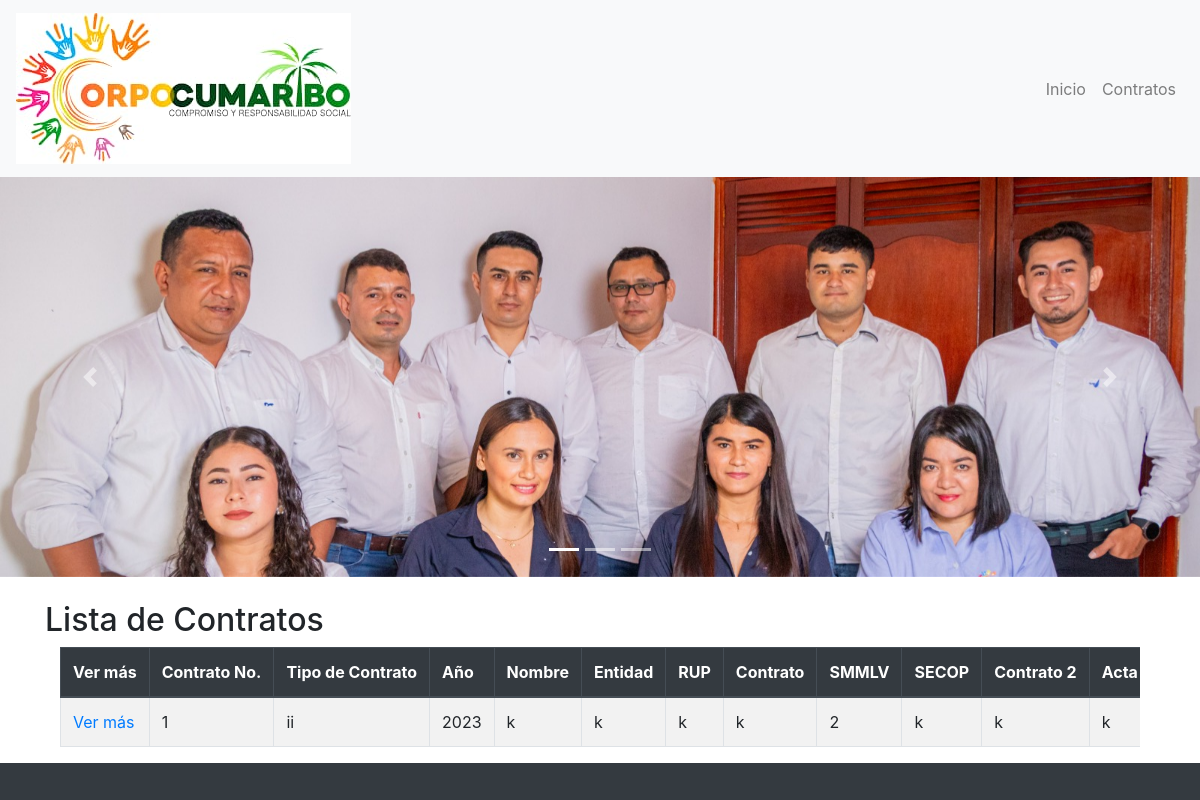
Before: /contratos with the older database file.
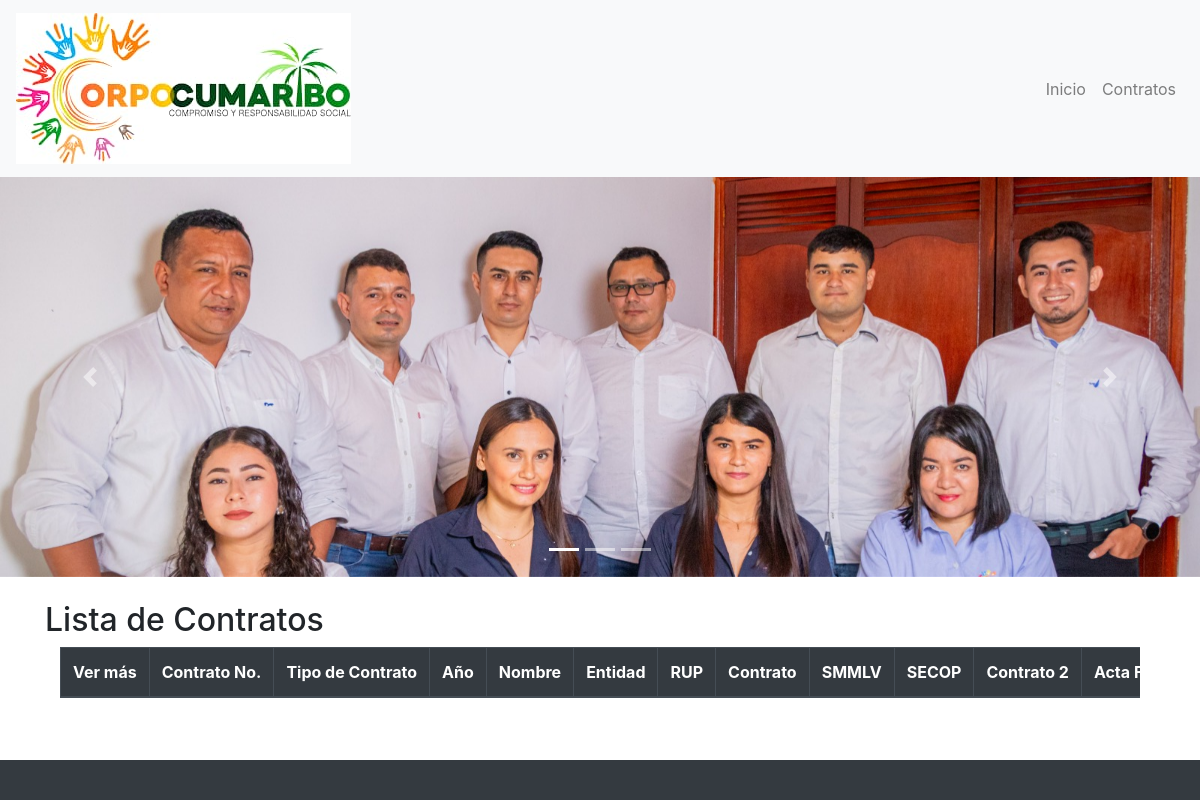
After: the same page with the newer database file.
### contratos/models.py (models this page shows, shortened)
class Contrato(models.Model):
    ANO = models.CharField(max_length=4, blank=True, null=True)  # cambiado a CharField
    contrato_no = models.CharField(max_length=100, blank=True, null=True)
    tipo_de_contrato = models.CharField(max_length=100, blank=True, null=True)
    nombre = models.CharField(max_length=255, blank=True, null=True)
    entidad = models.CharField(max_length=255, blank=True, null=True)
    rup = models.CharField(max_length=100, blank=True, null=True)
    contrato = models.CharField(max_length=100, blank=True, null=True)
    smmlv = models.CharField(max_length=20, blank=True, null=True)
    secop = models.CharField(max_length=100, blank=True, null=True)
    contrato2 = models.CharField(max_length=100, blank=True, null=True)
    acta_inicial = models.CharField(max_length=100, blank=True, null=True)
    acta_final = models.CharField(max_length=100, blank=True, null=True)
    objeto = models.TextField(blank=True, null=True)
    fecha_inicio = models.CharField(max_length=100, blank=True, null=True)
    fecha_final = models.CharField(max_length=100, blank=True, null=True)
    valor = models.CharField(max_length=20, blank=True, null=True)
    smmlv3 = models.CharField(max_length=20, blank=True, null=True)
    adicion = models.CharField(max_length=20, blank=True, null=True)
    part_porc = models.CharField(max_length=10, blank=True, null=True, verbose_name="Part. %")
    valor_total = models.CharField(max_length=20, blank=True, null=True)
    smmlv4 = models.CharField(max_length=20, blank=True, null=True)
    is_visible = models.BooleanField(default=True)
    created = models.DateTimeField(auto_now_add=True)
    class Meta:
        verbose_name = "Contrato"
        verbose_name_plural = "Contratos"
        ordering = ['-ANO']

### contratos/views.py (the view)
# urls.py: path('contratos', lista_contratos, name='contratos'),
def lista_contratos(request):
    contratos = Contrato.objects.filter(is_visible=True)
    return render(request, 'contratos.html', {'contratos': contratos})

### templates/contratos.html (shortened to what this page needs)
{% extends 'base.html' %}
{% block content %}
<h2>Lista de Contratos</h2>
<div class="container">
    <div class="table-responsive" style="overflow-x: scroll; white-space: nowrap;">
        <table class="table table-bordered table-striped" style="min-width: 1500px;">
            <thead class="thead-dark">
                <tr>
                    <th>Ver más</th>
                    <th>Contrato No.</th>
                    <th>Tipo de Contrato</th>
                    <th>Año</th>
                    <th>Nombre</th>
                    <th>Entidad</th>
                    <th>RUP</th>
                    <th>Contrato</th>
                    <th>SMMLV</th>
                    <th>SECOP</th>
                    <th>Contrato 2</th>
                    <th>Acta Final</th>
                </tr>
            </thead>
            <tbody>
                {% for contrato in contratos %}
                <tr>
                    <td><a href="{% url 'detalle_contrato' contrato.id %}">Ver más</a></td>
                    <td>{{ contrato.contrato_no }}</td>
                    <td>{{ contrato.tipo_de_contrato }}</td>
                    <td>{{ contrato.ANO }}</td>
                    <td>{{ contrato.nombre }}</td>
                    <td>{{ contrato.entidad }}</td>
                    <td>{{ contrato.rup }}</td>
                    <td>{{ contrato.contrato }}</td>
                    <td>{{ contrato.smmlv }}</td>
                    <td>{{ contrato.secop }}</td>
                    <td>{{ contrato.contrato2 }}</td>
                    <td>{{ contrato.acta_final }}</td>
                </tr>
                {% endfor %}
            </tbody>
        </table>
    </div>
</div>
{% endblock %}

Changed rows visible on the page:
removed Contrato: contrato_no "1", tipo_de_contrato "ii", ANO "2023", nombre "k", entidad "k", rup "k", contrato "k", smmlv "2", secop "k", contrato2 "k", acta_final "k"
